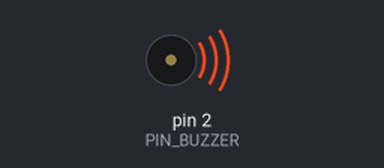
The sketch below on a simulated Arduino Uno, built with avr-gcc and run on an emulated ATmega328P. Shown: buzzer (waves = sounding).

Above: at 0.2 s.
At 7.2 s:
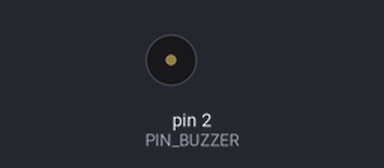
Timing chart, 0 to 8.7 s (numbered marks = the images above):
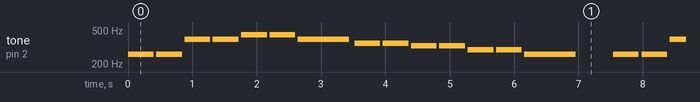

The sketch:

melodia-con-buzzer-y-arduino.ino
```cpp
const int PIN_BUZZER = 2;

// Notas musicales en frecuencia (Hz)
const int
  A = 440,
  B = 493,
  C = 261,
  D = 294,
  E = 329,
  F = 349,
  G = 391;

// Duraciones de las notas
const int
  QUARTER = 400, // Negra (???)
  HALF = 800,    // Blanca (???)
  WHOLE = 1600;  // Redonda (???)

struct Note{
  int
    frequency,
    duration;
};

// Melodia de "Estrellita donde estas?"
struct Melody {
  const int cuantityNotes = 14;
  Note notes[14] = { // notes[cuantityNotes] syntaxis error :(
    { C, QUARTER },
    { C, QUARTER },
    { G, QUARTER },
    { G, QUARTER },
    { A, QUARTER },
    { A, QUARTER },
    { G, HALF },
    { F, QUARTER },
    { F, QUARTER },
    { E, QUARTER },
    { E, QUARTER },
    { D, QUARTER },
    { D, QUARTER },
    { C, HALF }
  };
};

const Melody song;

void executeNote(Note note) {
  /**
   * Entre notas se necesita un silencio proporcional a cada nota
   * No puede ser fijo, se ecucha mal.
  */

  tone(PIN_BUZZER, note.frequency, note.duration);
  // Silencio entre notas de un 10%
  delay(note.duration * 1.1);
}

void setup() {
  pinMode(PIN_BUZZER, OUTPUT);
}

void loop() {

  Note note;

  for(int i = 0; i < song.cuantityNotes; i++){
    note = song.notes[i];
    executeNote(note);
  }

  // Pausa antes de reiniciar
  delay(500);
}
```

Measured:
- by itself, tone on pin 2 (PIN_BUZZER): plays 261 Hz for 0.40 s, 261 Hz for 0.40 s, 391 Hz for 0.40 s, 391 Hz for 0.40 s, 440 Hz for 0.40 s, 440 Hz for 0.40 s … (243 notes in this stretch)
